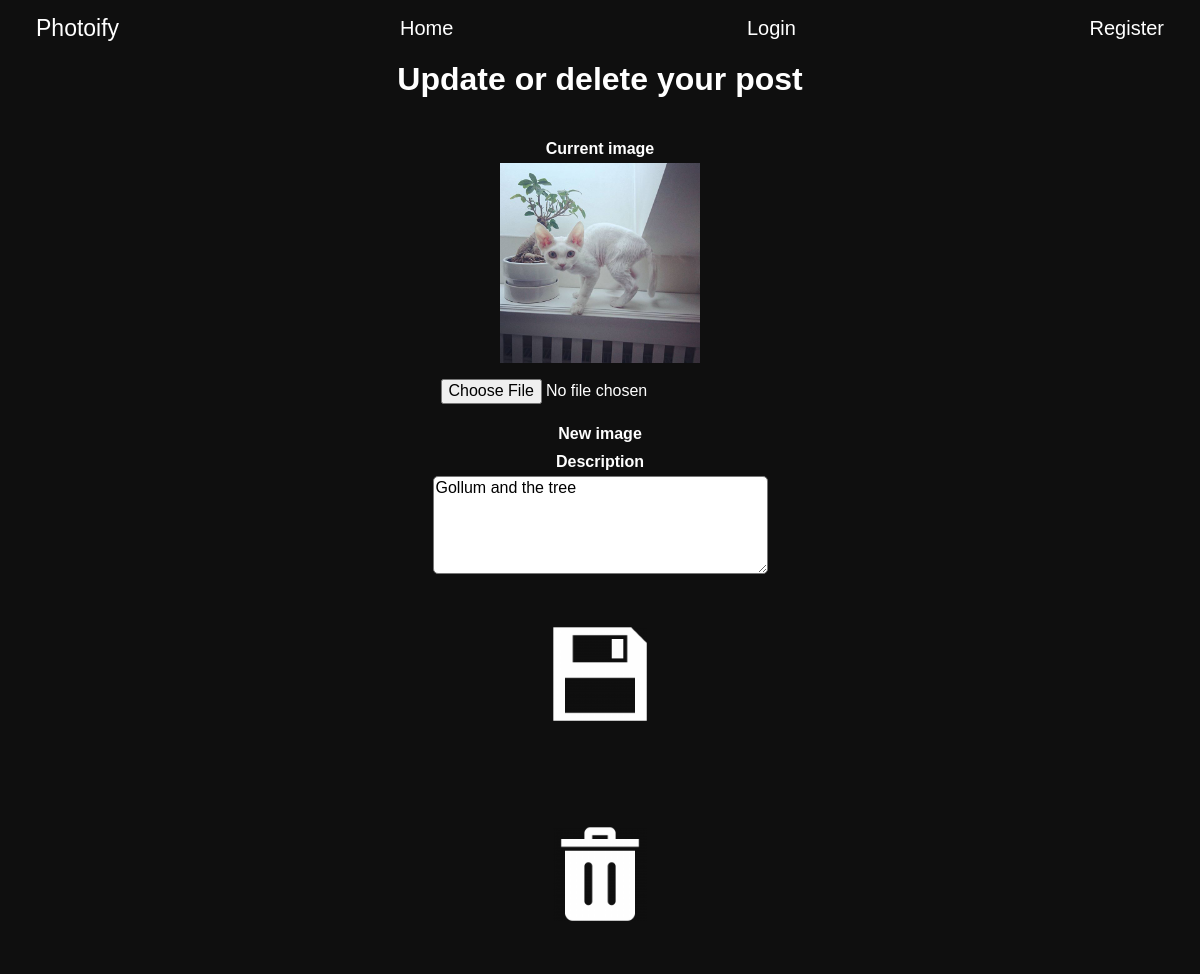
The app's page /update-post-page.php?postId=53, older data.
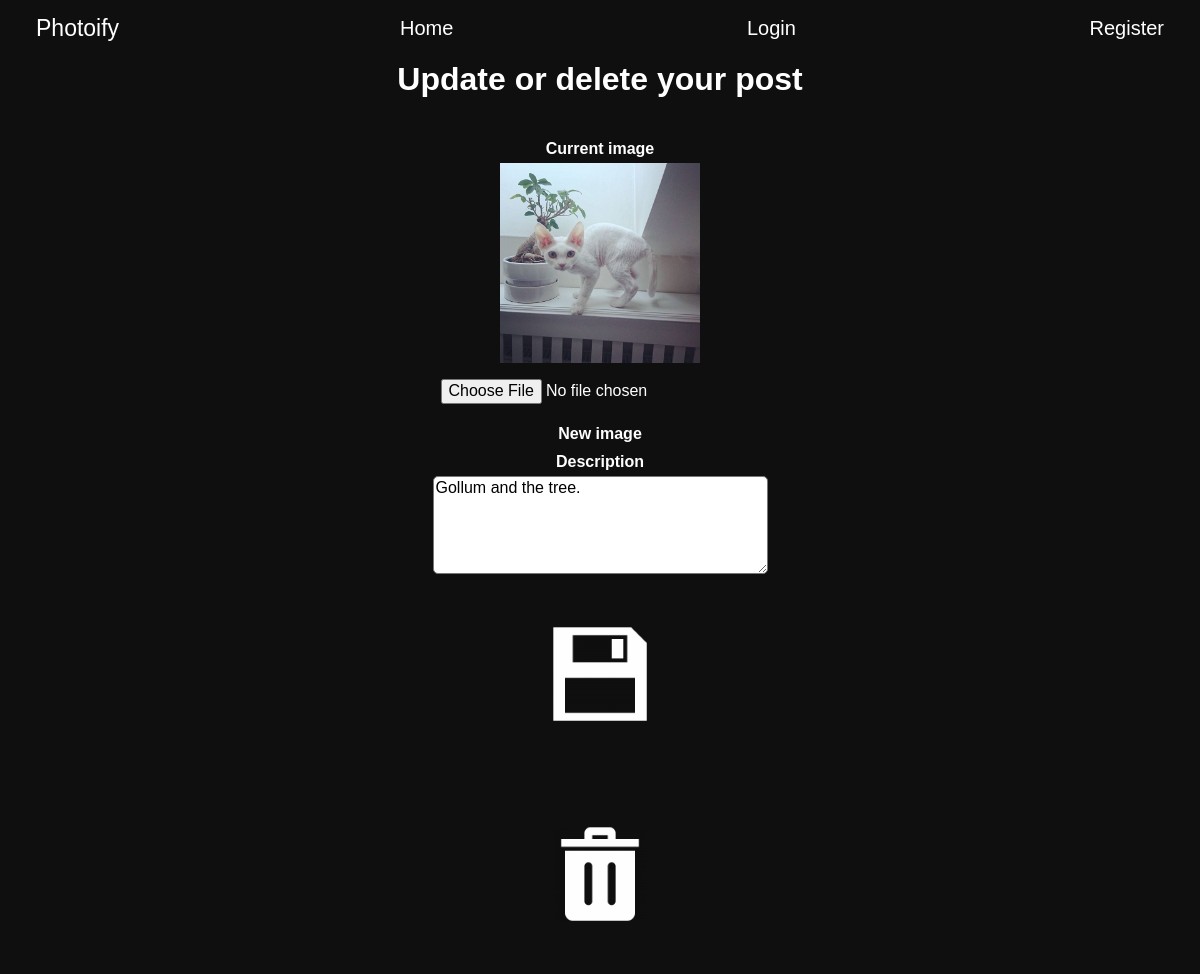
The same page, newer data.
### tables this page shows
CREATE TABLE "posts" (
	`post_id`	INTEGER PRIMARY KEY AUTOINCREMENT,
	`description`	TEXT,
	`image_url`	TEXT,
	`user_id`	INTEGER,
	`date`	INTEGER,
	FOREIGN KEY(`user_id`) REFERENCES `users`(`id`)
);

### app/database/database-functions.php (called while the page is built, shortened)
<?php
function connectToDB(){
    $config = require dirname(__DIR__).'/config.php';
    $pdo = new PDO($config['database_path']);
    return $pdo;
}
function getThisPost($postId){
    $pdo = connectToDB();
    $thisPostStatement = $pdo->prepare('SELECT * FROM posts WHERE post_id = :post_id');
    $thisPostStatement->bindParam(':post_id', $postId, PDO::PARAM_INT);
    $thisPostStatement->execute();
    $thisPost = $thisPostStatement->fetch(PDO::FETCH_ASSOC);
    return $thisPost;
}

### update-post-page.php (the view, shortened to what this page needs)
<?php require __DIR__.'/views/header.php';
$postId = $_GET['postId'];
$post = getThisPost($postId);
?>
<article class="update-page">
    <h1>Update or delete your post</h1>
    <form action="app/posts/update.php" method="post" enctype="multipart/form-data">
        <h4>Current image</h4>
        <img src="<?= $post['image_url']?>" alt="">
        <div class=" form-group" class="image-wrapper">
            <input type="file" name="new-image" accept=".jpg, .jpeg, .png" onchange="preview_image(event)">
            <h4>New image</h4>
        </div>
        <div class="form-group">
            <h4>Description</h4>
            <textarea rows="5" type="text" name="description"><?= $post['description']; ?></textarea>
        </div>
        <button class="update-post" type="submit"><img src="/assets/iconmonstr-save.png" alt="Save"></button>
    </form>
    <form action="app/posts/delete.php" method="post">
        <button class="update-post"><img src="/assets/iconmonstr-trash.png" alt="Delete"></button>
    </form>
</article>
<?php require __DIR__.'/views/footer.php'; ?>

Row changes from the older to the newer data that the page shows:
changed posts: description "Gollum and the tree" → "Gollum and the tree."
